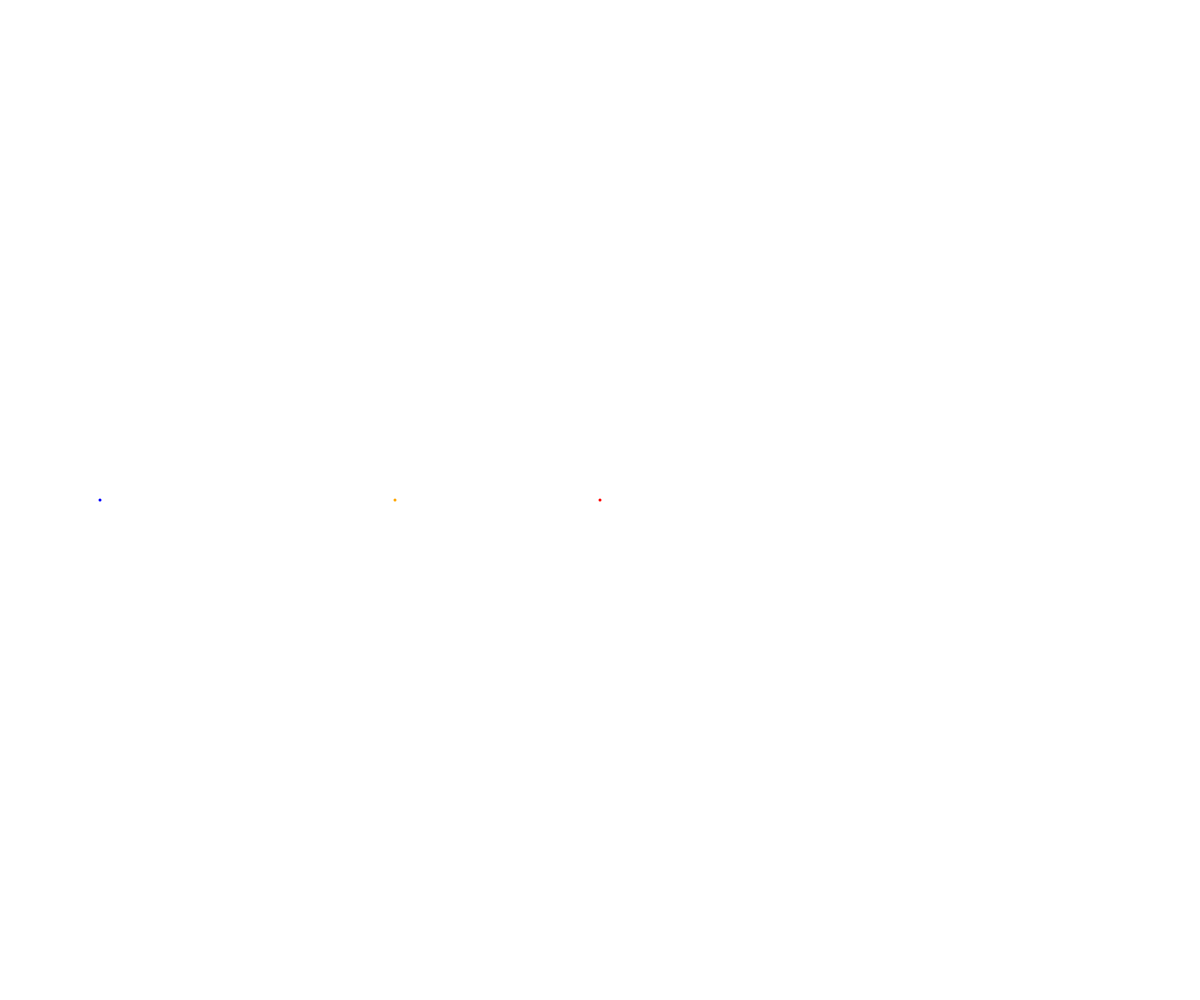
Frame 1 (no input)
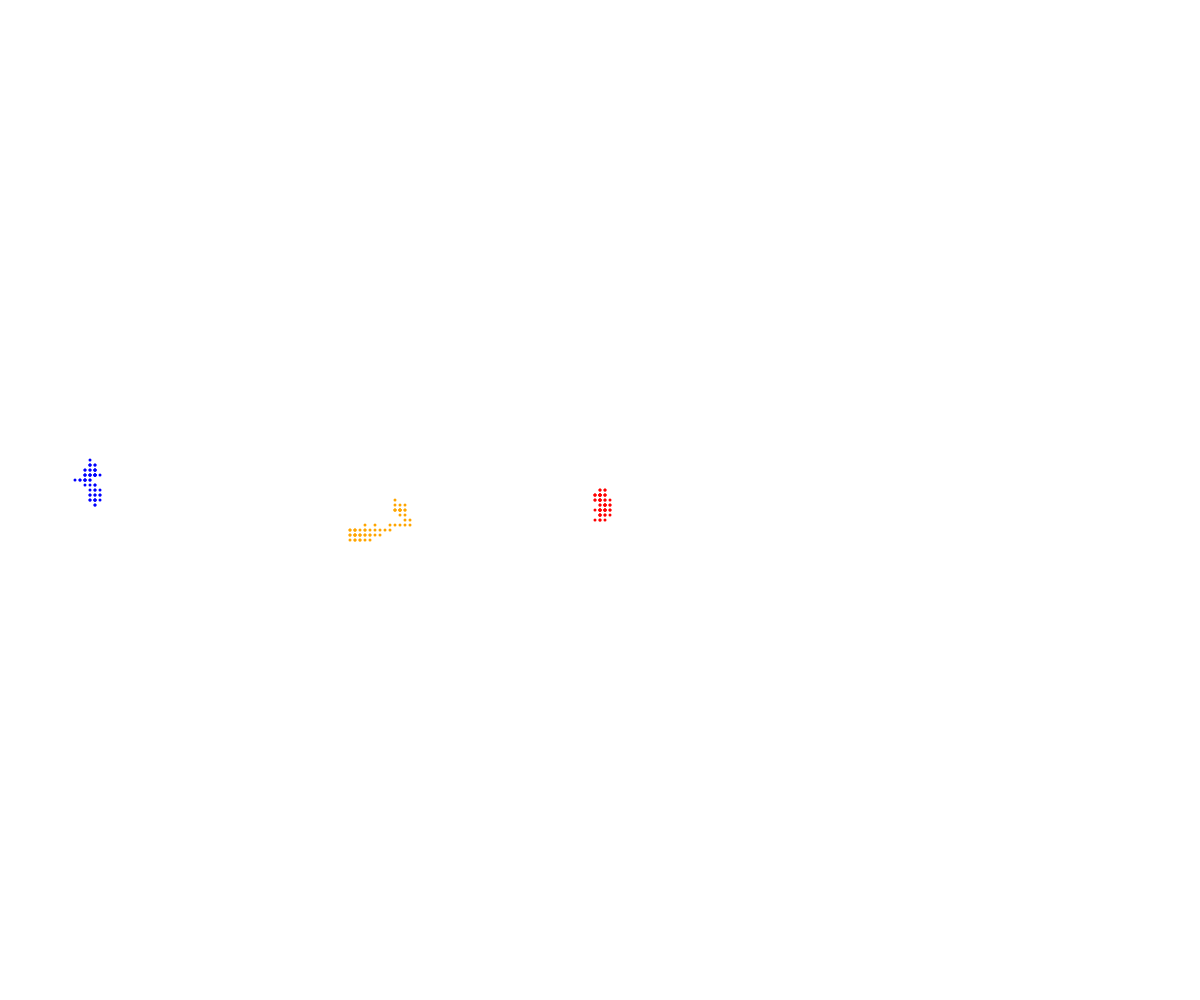
Frame 60 (no input)
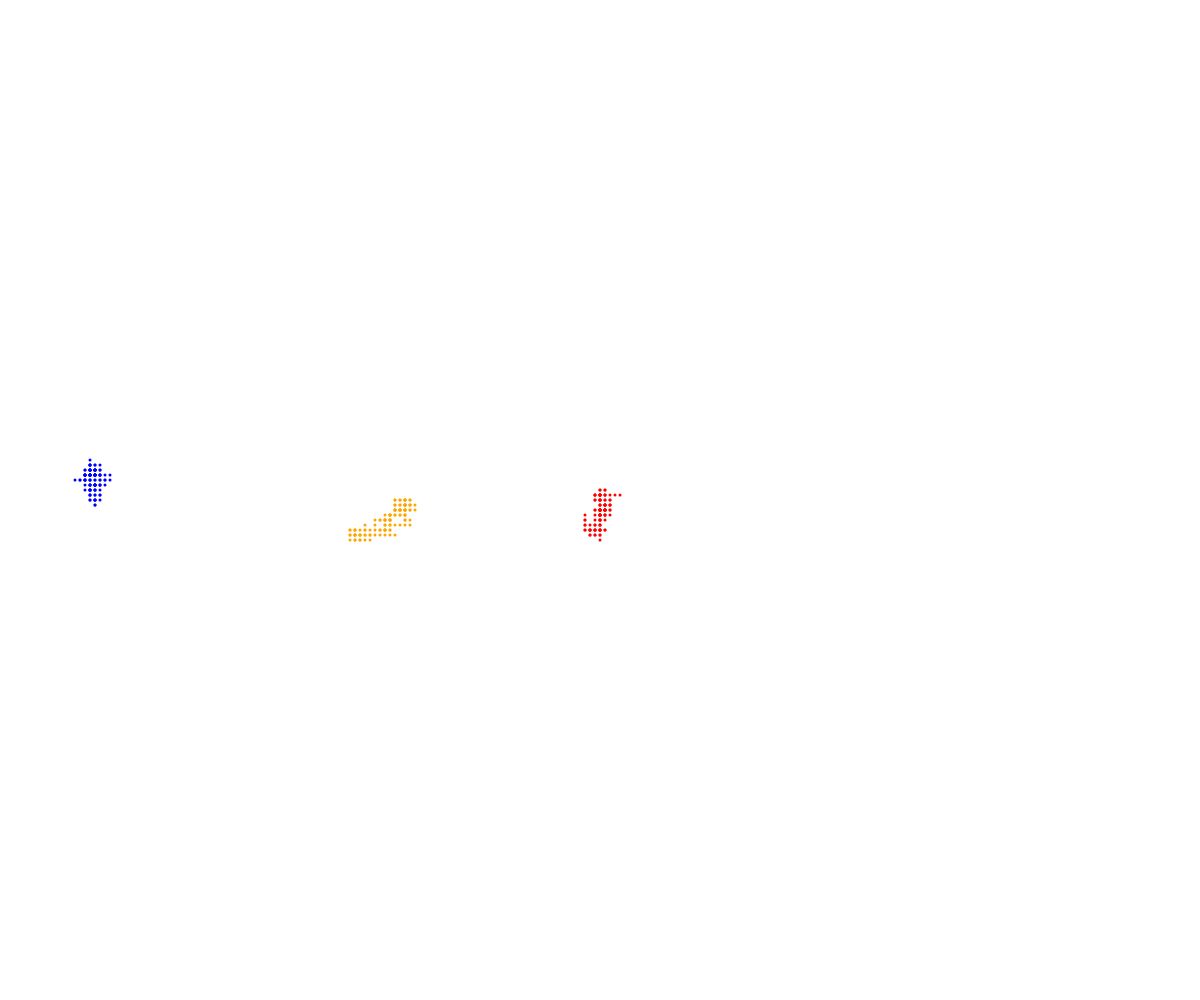
Frame 120 (the mouse pressed at the canvas centre since frame 60)

The p5.js sketch that drew these frames (run headless with seeded random() and noise() and a simulated clock; from frame 60 on, the mouse is pressed at the canvas centre):

// p5.js sketch
// ── sketch.js
// OOP Walker demo

let kayaan,nick,hannah;

function setup() {
  createCanvas(windowWidth, windowHeight);
  kayaan= new Walker(width/2,height/2,"red");
  nick = new Walker(100,height/2,"blue");
  hannah = new Walker(400,500,"orange");
  //nick.color="blue";  could work
}

function draw() {
  kayaan.display();
  nick.display();
  nick.move();
  kayaan.move();
  hannah.move();
  hannah.display();
}

class Walker{
  constructor(x,y,theColor){
    this.x=x;
    this.y=y;
    this.color=theColor;
    this.speed=5;
  }

  display(){
    noStroke();
    fill(this.color);
    circle(this.x,this.y,3);
  }
  move(){
    let choice = random(100);
    if (choice<25){//move up
      this.y-=this.speed;
    }
    else if (choice<50){//move down
      this.y+=this.speed;
    }
    else if (choice <75){//move left
      this.x -= this.speed;
    }
    else {//move right
      this.x += this.speed;
    }
  }
}
